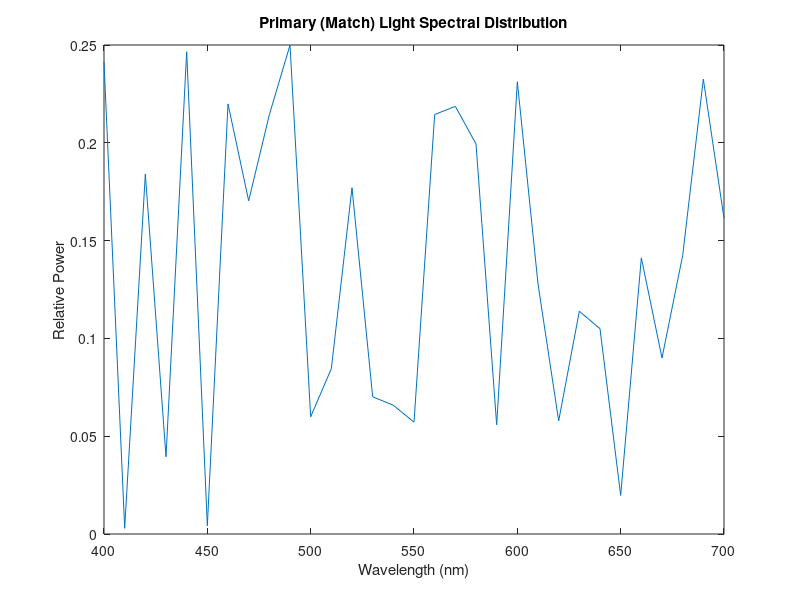
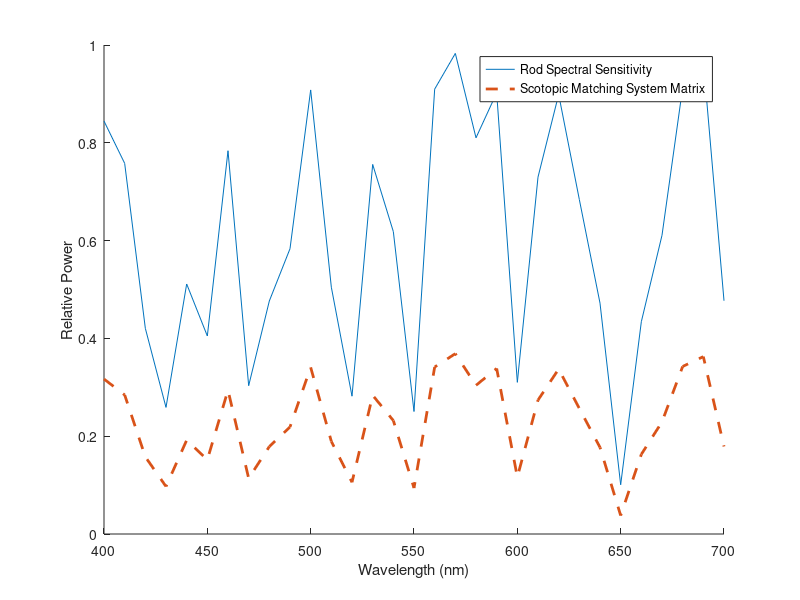
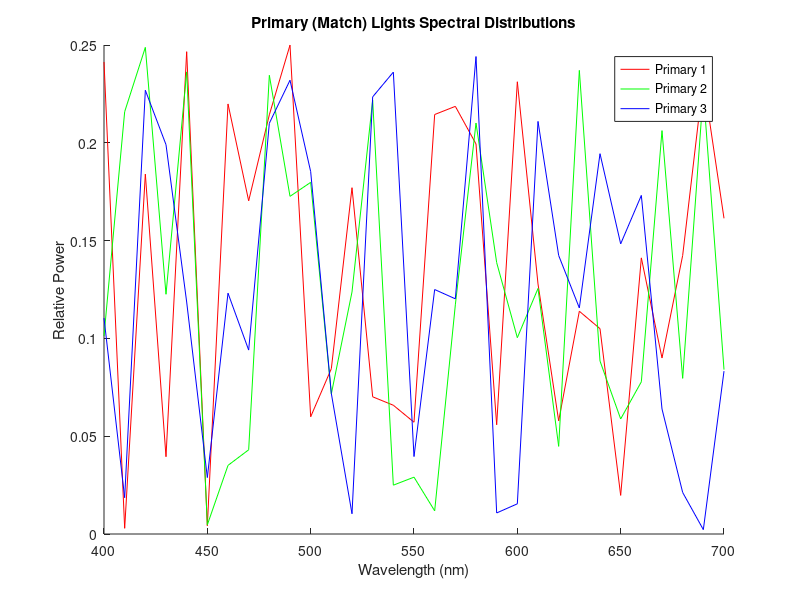
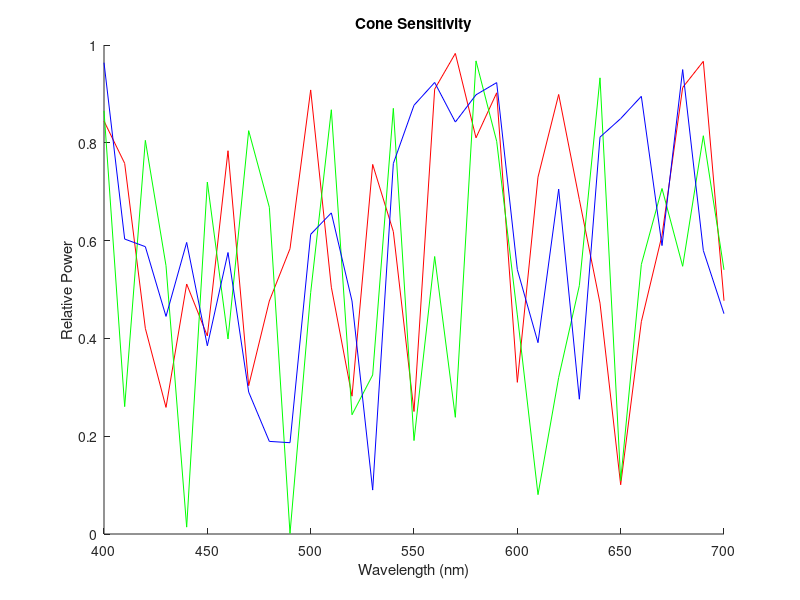

These figures' MATLAB source, in order:
clear all
close all

%%%%% SCOTOPIC Wavelength Encoding %%%%%

%%% Creating rod spectral sensitivity function and primary light spectral distribution %%%
rng(0); % Set the random seed for reproducibility
wavelength = linspace(400, 700, 31);  % Wavelengths from 400 to 700 nm
rodSensitivity = rand(1, length(wavelength)); % Random power values for rod spectral sensitivity function
% Same as the system matrix of the rhodopsin absoprtion experiment
rng(15); % Set a different random seed 
primaryDist = rand(1, length(wavelength)) * 1/4; % Random power values for the primary light spectral distribution
figure(1);
plot(wavelength, primaryDist);
xlabel('Wavelength (nm)');
ylabel('Relative Power');
title('Primary (Match) Light Spectral Distribution')
figure(2);
hold on
plot(wavelength, rodSensitivity);
xlabel('Wavelength (nm)');
ylabel('Relative Power');

%%% Finding the scotopic matching system matrix %%%

scotopicMatchingSystemMatrix = zeros(1, length(wavelength));
scalingFactor = 2; % Adjust as needed
unscaledMatchIntensity = rodSensitivity * (primaryDist)';

for i = 1:length(wavelength) % Looping through wavelengths
    unitTestLight = zeros(length(wavelength), 1); 
    unitTestLight(i) = 1; % Set intensity of test light at the current wavelength to 1
    intensity = rodSensitivity * unitTestLight;
    knobSetting = intensity / unscaledMatchIntensity;
    scotopicMatchingSystemMatrix(1, i) = knobSetting;
end

%%% Plotting scotopic matching system matrix %%%
% Should be the same as rod spectral sensitivity up to a linear
% transformation
plot(wavelength, scotopicMatchingSystemMatrix, 'LineWidth', 2, 'LineStyle', '--');
legend('Rod Spectral Sensitivity', 'Scotopic Matching System Matrix');
    
%%%%% PHOTOPIC Wavelength Encoding %%%%%

%%% Creating cone spectral sensitivity function and primary light spectral distributions %%%
rng(0); % Set the random seed for reproducibility
wavelength = linspace(400, 700, 31);  % Wavelengths from 400 to 700 nm

L_cone = rand(1, length(wavelength)); % Random power values for cone spectral sensitivity function
M_cone = rand(1, length(wavelength));
S_cone = rand(1, length(wavelength));

coneSensitivity = [L_cone', M_cone', S_cone'];

% Same as the system matrix of the cone photopigment absoprtion experiment

rng(15); % Set a different random seed 
primaryDist1 = rand(1, length(wavelength)) * 1/4; % Random power values for the primary light spectral distribution
primaryDist2 = rand(1, length(wavelength)) * 1/4;
primaryDist3 = rand(1, length(wavelength)) * 1/4;

primaryDist = [primaryDist1', primaryDist2', primaryDist3'];

figure(3);
hold on
plot(wavelength, primaryDist1, 'Color', [1 0 0]);
plot(wavelength, primaryDist2, 'Color', [0 1 0]);
plot(wavelength, primaryDist3, 'Color', [0 0 1]);
xlabel('Wavelength (nm)');
ylabel('Relative Power');
title('Primary (Match) Lights Spectral Distributions')
legend('Primary 1', 'Primary 2', 'Primary 3')
hold off
figure(4);
hold on
plot(wavelength, L_cone, 'Color', [1 0 0]);
plot(wavelength, M_cone, 'Color', [0 1 0]);
plot(wavelength, S_cone, 'Color', [0 0 1]);
xlabel('Wavelength (nm)');
ylabel('Relative Power');
title('Cone Sensitivity');
hold off

%%% Finding the photopic matching system matrix (cone color matching functions) %%%

photopicMatchingSystemMatrix = zeros(3, length(wavelength));

for i = 1:length(wavelength) % Looping through wavelengths
    unitTestLight =  zeros(length(wavelength), 1); 
    unitTestLight(i) = 1; % Set intensity of test light at the current wavelength to 1
    excitations = coneSensitivity' * unitTestLight;
    Q = coneSensitivity' * primaryDist;
    Q_inv = inv(Q);
    column = Q_inv * excitations;
    photopicMatchingSystemMatrix(:, i) = column;
end

%%% Plotting photopic matching system matrix %%%
figure(5);
hold on
h1 = plot(wavelength, coneSensitivity, 'LineWidth', 2, 'LineStyle', '--', 'Color', 'b');
h2 = plot(wavelength, photopicMatchingSystemMatrix, 'LineWidth', 2, 'LineStyle', '--', 'Color', 'r');
legend('Cone Spectral Sensitivity', '', '', 'Photopic Matching System Matrix');
hold off